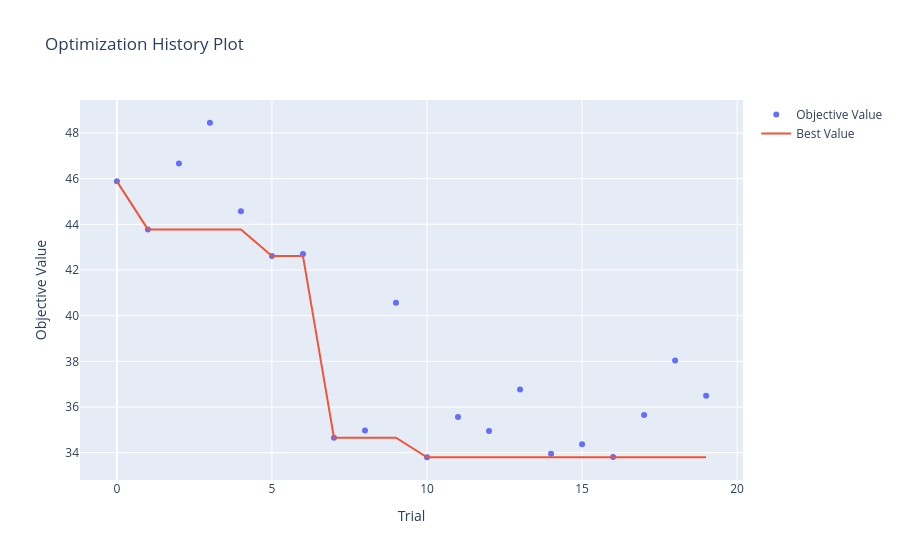

The cell this chart's notebook holds for it:
### Code cell
# SO2 no lags

study = optuna.load_study(
    study_name="30_07_10_15_MLP_NY_SO2",
    storage="sqlite:///optuna_studies.db"
)

opt_history = plot_optimization_history(study)
opt_history.show()

### Figure 1 — Plotly figure (JSON) as saved in the notebook; plotly's stock layout.template omitted (floating-point values rounded to 4 significant figures)
{"data": [{"mode": "markers", "name": "Objective Value", "type": "scatter", "x": [0, 1, 2, 3, 4, 5, 6, 7, 8, 9, 10, 11, 12, 13, 14, 15, 16, 17, 18, 19], "y": [45.88, 43.78, 46.66, 48.45, 44.57, 42.61, 42.7, 34.65, 34.97, 40.57, 33.8, 35.56, 34.95, 36.76, 33.95, 34.37, 33.81, 35.64, 38.03, 36.49]}, {"mode": "lines", "name": "Best Value", "type": "scatter", "x": [0, 1, 2, 3, 4, 5, 6, 7, 8, 9, 10, 11, 12, 13, 14, 15, 16, 17, 18, 19], "y": [45.88, 43.78, 43.78, 43.78, 43.78, 42.61, 42.61, 34.65, 34.65, 34.65, 33.8, 33.8, 33.8, 33.8, 33.8, 33.8, 33.8, 33.8, 33.8, 33.8]}, {"marker": {"color": "#cccccc"}, "mode": "markers", "name": "Infeasible Trial", "showlegend": false, "type": "scatter", "x": [], "y": []}], "layout": {"title": {"text": "Optimization History Plot"}, "xaxis": {"title": {"text": "Trial"}}, "yaxis": {"title": {"text": "Objective Value"}}}}
